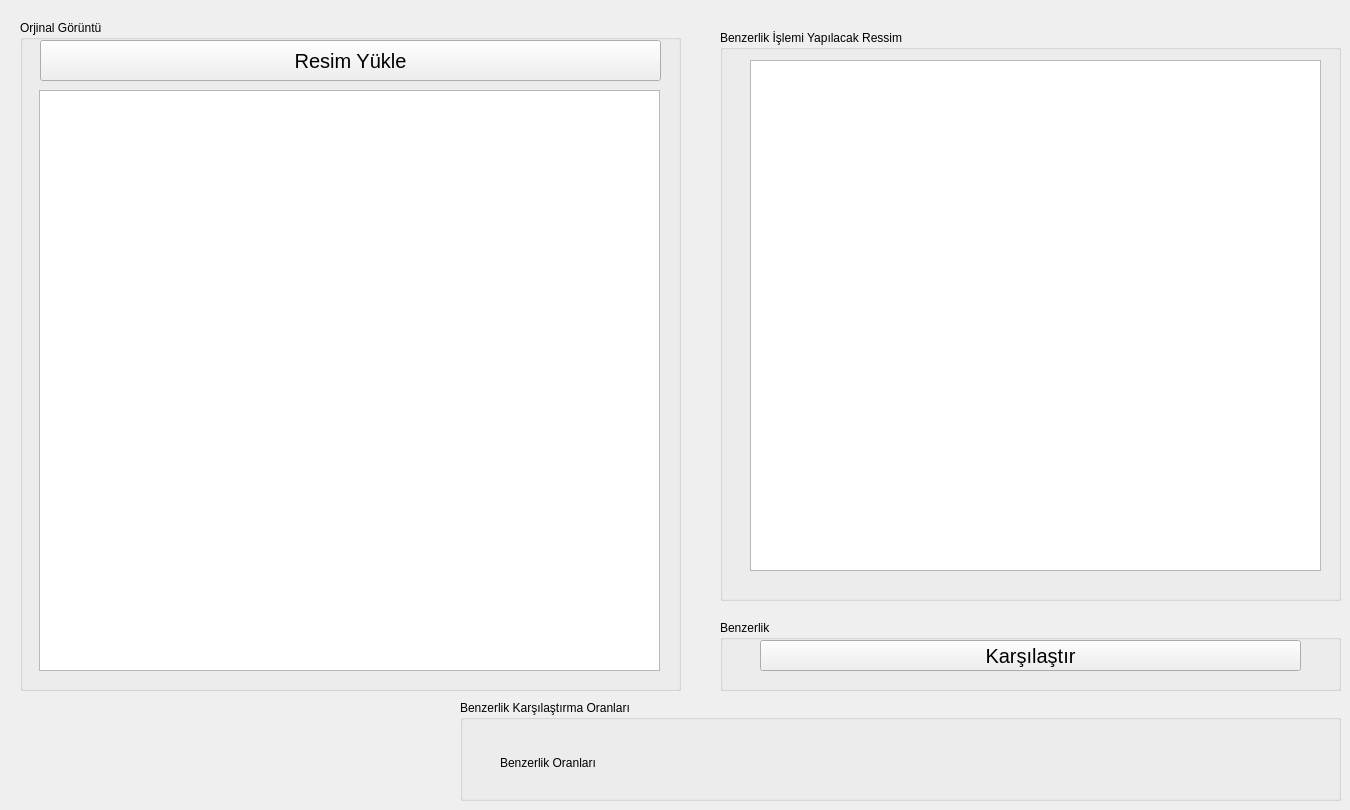
   <widget class="QWidget" name="tab_15">
    <attribute name="title">
     <string>Histogram Eşitleme</string>
    </attribute>
    <widget class="QGroupBox" name="groupBox_58">
     <property name="geometry">
      <rect>
       <x>20</x>
       <y>20</y>
       <width>661</width>
       <height>671</height>
      </rect>
     </property>
     <property name="title">
      <string>Orjinal Görüntü</string>
     </property>
     <widget class="QGraphicsView" name="gvHistogramYukle">
      <property name="geometry">
       <rect>
        <x>19</x>
        <y>70</y>
        <width>621</width>
        <height>581</height>
       </rect>
      </property>
     </widget>
     <widget class="QPushButton" name="btnHistogramYukle">
      <property name="geometry">
       <rect>
        <x>20</x>
        <y>20</y>
        <width>621</width>
        <height>41</height>
       </rect>
      </property>
      <property name="font">
       <font>
        <pointsize>15</pointsize>
       </font>
      </property>
      <property name="text">
       <string>Resim Yükle</string>
      </property>
     </widget>
    </widget>
    <widget class="QGroupBox" name="groupBox_59">
     <property name="geometry">
      <rect>
       <x>720</x>
       <y>30</y>
       <width>621</width>
       <height>571</height>
      </rect>
     </property>
     <property name="title">
      <string>Benzerlik İşlemi Yapılacak Ressim</string>
     </property>
     <widget class="QGraphicsView" name="gvHistogramSonuc">
      <property name="geometry">
       <rect>
        <x>30</x>
        <y>30</y>
        <width>571</width>
        <height>511</height>
       </rect>
      </property>
     </widget>
    </widget>
    <widget class="QGroupBox" name="groupBox_60">
     <property name="geometry">
      <rect>
       <x>720</x>
       <y>620</y>
       <width>621</width>
       <height>71</height>
      </rect>
     </property>
     <property name="title">
      <string>Benzerlik </string>
     </property>
     <widget class="QPushButton" name="btnHistogramKarsilastir">
      <property name="geometry">
       <rect>
        <x>40</x>
        <y>20</y>
        <width>541</width>
        <height>31</height>
       </rect>
      </property>
      <property name="font">
       <font>
        <pointsize>15</pointsize>
       </font>
      </property>
      <property name="text">
       <string>Karşılaştır</string>
      </property>
     </widget>
    </widget>
    <widget class="QGroupBox" name="groupBox_61">
     <property name="geometry">
      <rect>
       <x>460</x>
       <y>700</y>
       <width>881</width>
       <height>101</height>
      </rect>
     </property>
     <property name="title">
      <string>Benzerlik Karşılaştırma Oranları</string>
     </property>
     <widget class="QLabel" name="lblHistogramKarsilastir">
      <property name="geometry">
       <rect>
        <x>160</x>
        <y>50</y>
        <width>611</width>
        <height>31</height>
       </rect>
      </property>
      <property name="text">
       <string/>
      </property>
     </widget>
     <widget class="QLabel" name="label_2">
      <property name="geometry">
       <rect>
        <x>40</x>
        <y>52</y>
        <width>111</width>
        <height>21</height>
       </rect>
      </property>
      <property name="text">
       <string>Benzerlik Oranları</string>
      </property>
     </widget>
    </widget>
   </widget>
